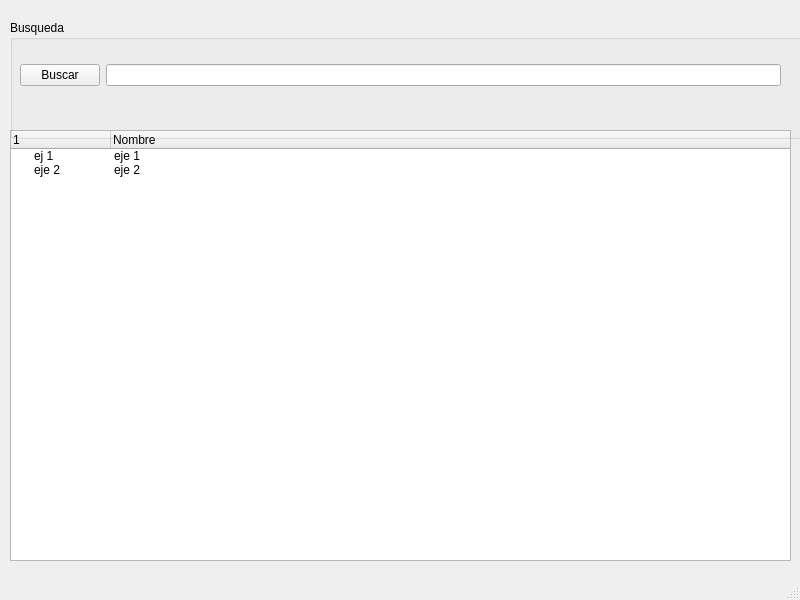
<?xml version="1.0" encoding="UTF-8"?>
<ui version="4.0">
 <class>main</class>
 <widget class="QMainWindow" name="main">
  <property name="geometry">
   <rect>
    <x>0</x>
    <y>0</y>
    <width>800</width>
    <height>600</height>
   </rect>
  </property>
  <property name="windowTitle">
   <string>Music Tube</string>
  </property>
  <widget class="QWidget" name="centralwidget">
   <widget class="QWidget" name="horizontalLayoutWidget">
    <property name="geometry">
     <rect>
      <x>10</x>
      <y>130</y>
      <width>781</width>
      <height>431</height>
     </rect>
    </property>
    <layout class="QHBoxLayout" name="horizontalLayout">
     <item>
      <widget class="QTreeWidget" name="tabla_resultados">
       <column>
        <property name="text">
         <string>1</string>
        </property>
       </column>
       <column>
        <property name="text">
         <string>Nombre</string>
        </property>
       </column>
       <item>
        <property name="text">
         <string>ej 1</string>
        </property>
        <property name="text">
         <string>eje 1</string>
        </property>
       </item>
       <item>
        <property name="text">
         <string>eje 2</string>
        </property>
        <property name="text">
         <string>eje 2</string>
        </property>
       </item>
      </widget>
     </item>
    </layout>
   </widget>
   <widget class="QGroupBox" name="groupBox">
    <property name="geometry">
     <rect>
      <x>10</x>
      <y>20</y>
      <width>799</width>
      <height>119</height>
     </rect>
    </property>
    <property name="title">
     <string>Busqueda</string>
    </property>
    <widget class="QWidget" name="horizontalLayoutWidget_2">
     <property name="geometry">
      <rect>
       <x>10</x>
       <y>20</y>
       <width>761</width>
       <height>71</height>
      </rect>
     </property>
     <layout class="QHBoxLayout" name="horizontalLayout_2">
      <item>
       <layout class="QVBoxLayout" name="verticalLayout"/>
      </item>
      <item>
       <widget class="QPushButton" name="btn_buscar">
        <property name="text">
         <string>Buscar</string>
        </property>
       </widget>
      </item>
      <item>
       <widget class="QLineEdit" name="txt_buscar"/>
      </item>
     </layout>
    </widget>
   </widget>
   <zorder>horizontalLayoutWidget</zorder>
   <zorder>groupBox</zorder>
   <zorder>groupBox</zorder>
  </widget>
  <widget class="QMenuBar" name="menubar">
   <property name="geometry">
    <rect>
     <x>0</x>
     <y>0</y>
     <width>800</width>
     <height>21</height>
    </rect>
   </property>
  </widget>
  <widget class="QStatusBar" name="statusbar"/>
  <action name="actionBuscar">
   <property name="text">
    <string>actionBuscar</string>
   </property>
  </action>
 </widget>
 <resources/>
 <connections>
  <connection>
   <sender>btn_buscar</sender>
   <signal>clicked()</signal>
   <receiver>txt_buscar</receiver>
   <slot>close()</slot>
   <hints>
    <hint type="sourcelabel">
     <x>81</x>
     <y>92</y>
    </hint>
    <hint type="destinationlabel">
     <x>353</x>
     <y>90</y>
    </hint>
   </hints>
  </connection>
 </connections>
</ui>
